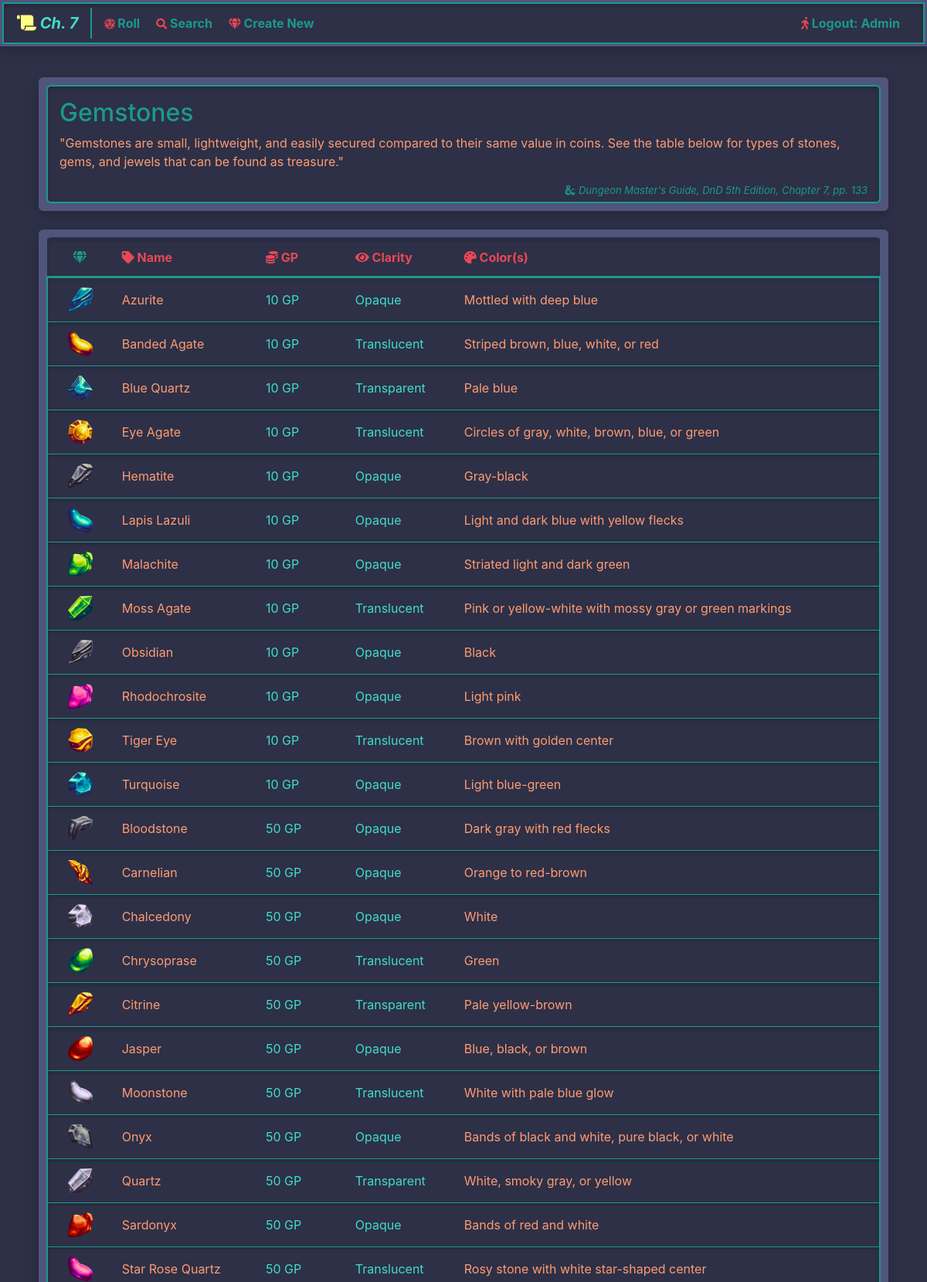
The page /treasure/gemstone/ (signed in, upper part) on the database its author committed.
### treasure/models.py (models this page shows, shortened)
class Gemstone(models.Model):
    name             = models.CharField(max_length=128)
    value            = models.IntegerField(validators=[MinValueValidator(1), MaxValueValidator(1_000_000)])
    clarity          = models.ForeignKey(
        GemstoneClarity,
        related_name='gemstones',
        on_delete=models.SET_DEFAULT,
        default=1
    )
    color            = models.CharField(max_length=128, blank=True, verbose_name='Color(s)')
    description      = models.TextField(max_length=1024)
    icon             = models.ForeignKey(
        GemstoneIcon,
        related_name='gemstones',
        on_delete=models.SET_DEFAULT,
        default=1
    )
    objects = GemstoneManager()

class GemstoneIcon(models.Model):
    name             = models.CharField(max_length=128)
    image            = models.ImageField(
        upload_to='gemstone-icons',
        max_length=128,
        height_field='height',
        width_field='width'
    )
    width            = models.PositiveIntegerField()
    height           = models.PositiveIntegerField()
    file_hash        = models.CharField(max_length=32, unique=True)

class GemstoneClarity(models.Model):
    class Meta:
        verbose_name_plural = 'Gemstone clarities'
    name = models.CharField(max_length=128)
    def __str__(self):
        return self.name

### treasure/views.py (the view)
# urls.py: path("gemstone/", views.gemstone_index, name="gemstone_index"),
def gemstone_index(request):
    gemstones = models.Gemstone.objects.all().order_by(models.GEMSTONE_DEFAULT_ORDER)
    return render(request, 'treasure/gemstone-index.html', {'gemstones': gemstones})

### treasure/templates/treasure/gemstone-index.html (shortened to what this page needs)
{% extends 'base.html' %}
{% block content %}
    {% include 'treasure/snippets/gemstone-all.html' with gemstones=gemstones %}
{% endblock %}

### templates/navbar.html (shortened to what this page needs)
<nav class="navbar fixed-top navbar-expand-md custom-navbar">
    <div class="container-fluid navbar-wrapper">
        <div class="container-fluid px-3 py-1">
            <a class="navbar-brand custom-navbar-brand {% if request.resolver_match.url_name == 'gemstone_index' %}custom-active{% endif %}" href="{% url 'treasure:gemstone_index' %}">
                <i class="fas fa-scroll icon-yellow"></i> Ch. 7
            </a>
            <div class="collapse navbar-collapse" id="myNavbar">
                <ul class="navbar-nav mr-auto">
                    <li class="nav-item {% if request.resolver_match.url_name == 'gemstone_roll' %}custom-active{% endif %}">
                        <a class="nav-link custom-nav-link" href="{% url 'treasure:gemstone_roll' %}">
                            <i class="fas fa-dice-d20 fa-sm icon-red"></i> Roll
                        </a>
                    </li>
                    <li class="nav-item {% if request.resolver_match.url_name == 'gemstone_search' %}custom-active{% endif %}">
                        <a class="nav-link custom-nav-link" href="{% url 'treasure:gemstone_search' %}">
                            <i class="fas fa-search fa-sm icon-red"></i> Search
                        </a>
                    </li>
                    {% if user.is_authenticated %}
                        <li class="nav-item {% if request.resolver_match.url_name == 'gemstone_create' %}custom-active{% endif %}">
                            <a class="nav-link custom-nav-link" href="{% url 'treasure:gemstone_create' %}">
                                <i class="fas fa-gem fa-sm icon-red"></i> Create New
                            </a>
                        </li>
                    {% endif %}
                </ul>
                <ul class="navbar-nav ml-auto">
                    {% if user.is_authenticated %}
                        <li class="nav-item">
                            <a class="nav-link custom-nav-link" href="{% url 'logout' %}">
                                <i class="fas fa-walking icon-red"></i> Logout: {{ user.username|capfirst }}
                            </a>
                        </li>
                    {% endif %}
                </ul>
            </div>
        </div>
    </div>
</nav>

### treasure/templates/treasure/snippets/gemstone-table.html (shortened to what this page needs)
{% load  humanize %}
{% load static %}
{% if gemstones or search_enabled %}
    {% if search_enabled %}
    <div class="outer-content-container outer-search-box-results">
        {% else %}
    <div class="outer-content-container">
        {% endif %}
        <div class="table-responsive inner-table-container">
            <table id="gemstoneTable" class="table gemstone-table">
                <thead class="gemstone-thead">
                    <tr class="inner-shadow">
                        <th class="text-center gemstone-th-disabled"><i class="fas fa-gem "></i></th>
                        <th role="button" onclick="sortTable('name', 'string')"><i class="fas fa-tag"></i> Name</th>
                        <th role="button" onclick="sortTable('value', 'number')"><i class="fas fa-coins"></i> GP</th>
                        <th role="button" onclick="sortTable('clarity', 'string')"><i class="fas fa-eye"></i> Clarity</th>
                        <th role="button" onclick="sortTable('color', 'string')"><i class="fas fa-palette"></i> Color(s)</th>
                    </tr>
                </thead>
                <tbody class="gemstone-tbody">
                {% for gemstone in gemstones %}
                    <tr class="gemstone-tr"
                        hx-get="{% url 'treasure:gemstone_view' gemstone.id %}"
                        hx-trigger="click"
                        hx-swap="innerHTML"
                        hx-target="#gemstoneDetails"
                        data-toggle="modal"
                        data-target="#gemstoneModal"
                    >
                        <td class="text-center"><img src="{{ gemstone.icon.image.url }}" alt="{{ gemstone.name }}" height="32" width="32"></td>
                        <td class="gemstone-td">{{ gemstone.name }}</td>
                        <td>{{ gemstone.value|intcomma }} GP</td>
                        <td>{{ gemstone.clarity|capfirst }}</td>
                        <td>{{ gemstone.color|capfirst }}</td>
                    </tr>
                {% endfor %}
                </tbody>
            </table>
        </div>
    </div>
{% endif %}

### static/css/landing.css (style rules this page uses)
body { background-color: #2d3047; color: #ff9b71; margin-top: 100px; }
a { color: #e84855; font-weight: bold; }
.outer-content-container { background-color: #50557c; box-shadow: 0 4px 8px rgba(0, 0, 0, 0.1), 0 6px 20px rgba(0, 0, 0, 0.1); padding: 10px 10px 10px 10px; margin: 5px; border-radius: 6px; display: flex; flex-direction: column; }
.inner-shadow { box-shadow: inset 0px 4px 6px -1px rgba(0, 0, 0, 0.2); }
.icon-yellow { color: #fffd82; }
.icon-red { color: #e84855; }
.inner-table-container { border-radius: 6px; margin-bottom: -15px; }
.table { color: #ff9b71; }
td:nth-child(n+3):nth-child(-n+4) { color: #40ddcb; }
.gemstone-table { border-radius: 6px; padding: 2px; }
.gemstone-tbody { padding: 5px; margin: 10px; }
.gemstone-thead { color: #e84855; background-color: #2d3047; border-top: 2px solid #2d3047; border-bottom: 3px solid #1b998b; }
.gemstone-th-disabled, .gemstone-th-disabled:hover { color: #1b998b; cursor: default; }
.gemstone-tr { background-color: #2d3047; border-left: 2px solid #1b998b; border-right: 2px solid #1b998b; box-shadow: inset 0px 4px 6px -1px rgba(0, 0, 0, 0.2); cursor: pointer; vertical-align: middle; }
td { border: 1px solid #1b998b; border-left: none; border-right: none; }
.gemstone-table td, th { vertical-align: middle; }
.navbar-wrapper { background-color: #2d3047; border: 2px solid #1b998b; box-shadow: inset 0 4px 6px -1px rgba(0, 0, 0, 0.2); padding: 1px; }
.custom-navbar { background-color: #50557c; border: 2px solid #50557c; box-shadow: 0 4px 8px rgba(0, 0, 0, 0.1), 0 6px 20px rgba(0, 0, 0, 0.1); padding: 1px; }
.navbar-brand { padding-right: 16px; margin-right: 8px; }
.custom-navbar-brand { color: #1b998b; border-right: 2px solid #1b998b; font-style: italic; }
.nav-link { margin-right: 5px; }
.custom-nav-link { color: #1b998b; }
.custom-active .custom-nav-link, .custom-navbar-brand.custom-active { color: #40ddcb; }

### rows shown on the page
Gemstone: icon.image (picture), name "Azurite", value "10", clarity "Opaque", color "Mottled with deep blue"
Gemstone: icon.image (picture), name "Banded Agate", value "10", clarity "Translucent", color "Striped brown, blue, white, or red"
Gemstone: icon.image (picture), name "Blue Quartz", value "10", clarity "Transparent", color "Pale blue"
Gemstone: icon.image (picture), name "Eye Agate", value "10", clarity "Translucent", color "Circles of gray, white, brown, blue, or green"
Gemstone: icon.image (picture), name "Hematite", value "10", clarity "Opaque", color "Gray-black"
Gemstone: icon.image (picture), name "Lapis Lazuli", value "10", clarity "Opaque", color "Light and dark blue with yellow flecks"
Gemstone: icon.image (picture), name "Malachite", value "10", clarity "Opaque", color "Striated light and dark green"
Gemstone: icon.image (picture), name "Moss Agate", value "10", clarity "Translucent", color "Pink or yellow-white with mossy gray or green markings"
Gemstone: icon.image (picture), name "Obsidian", value "10", clarity "Opaque", color "Black"
Gemstone: icon.image (picture), name "Rhodochrosite", value "10", clarity "Opaque", color "Light pink"
Gemstone: icon.image (picture), name "Tiger Eye", value "10", clarity "Translucent", color "Brown with golden center"
Gemstone: icon.image (picture), name "Turquoise", value "10", clarity "Opaque", color "Light blue-green"
Gemstone: icon.image (picture), name "Bloodstone", value "50", clarity "Opaque", color "Dark gray with red flecks"
Gemstone: icon.image (picture), name "Carnelian", value "50", clarity "Opaque", color "Orange to red-brown"
Gemstone: icon.image (picture), name "Chalcedony", value "50", clarity "Opaque", color "White"
Gemstone: icon.image (picture), name "Chrysoprase", value "50", clarity "Translucent", color "Green"
Gemstone: icon.image (picture), name "Citrine", value "50", clarity "Transparent", color "Pale yellow-brown"
Gemstone: icon.image (picture), name "Jasper", value "50", clarity "Opaque", color "Blue, black, or brown"
Gemstone: icon.image (picture), name "Moonstone", value "50", clarity "Translucent", color "White with pale blue glow"
Gemstone: icon.image (picture), name "Onyx", value "50", clarity "Opaque", color "Bands of black and white, pure black, or white"
Gemstone: icon.image (picture), name "Quartz", value "50", clarity "Transparent", color "White, smoky gray, or yellow"
Gemstone: icon.image (picture), name "Sardonyx", value "50", clarity "Opaque", color "Bands of red and white"
Gemstone: icon.image (picture), name "Star Rose Quartz", value "50", clarity "Translucent", color "Rosy stone with white star-shaped center"

### other values the page prints
{{ user.username|capfirst }} "Admin"
